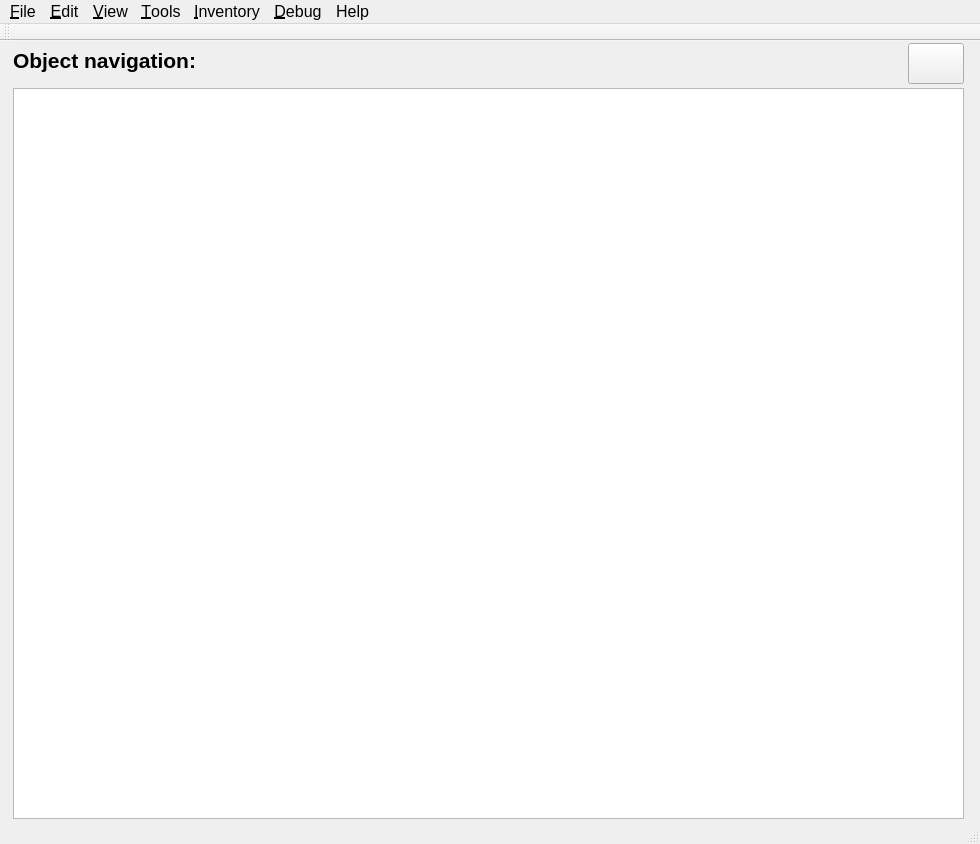
<?xml version="1.0" encoding="UTF-8"?>
<ui version="4.0">
 <class>MainWindow</class>
 <widget class="QMainWindow" name="MainWindow">
  <property name="windowModality">
   <enum>Qt::NonModal</enum>
  </property>
  <property name="geometry">
   <rect>
    <x>0</x>
    <y>0</y>
    <width>980</width>
    <height>844</height>
   </rect>
  </property>
  <property name="sizePolicy">
   <sizepolicy hsizetype="Preferred" vsizetype="Preferred">
    <horstretch>10</horstretch>
    <verstretch>10</verstretch>
   </sizepolicy>
  </property>
  <property name="font">
   <font>
    <pointsize>12</pointsize>
   </font>
  </property>
  <property name="windowTitle">
   <string>myRailIO</string>
  </property>
  <property name="windowIcon">
   <iconset>
    <normaloff>../icons/myRailIO.png</normaloff>../icons/myRailIO.png</iconset>
  </property>
  <property name="whatsThis">
   <string>Main myRailIO navigation dialog</string>
  </property>
  <widget class="QWidget" name="centralwidget">
   <widget class="QLabel" name="label">
    <property name="geometry">
     <rect>
      <x>13</x>
      <y>-1</y>
      <width>421</width>
      <height>41</height>
     </rect>
    </property>
    <property name="font">
     <font>
      <pointsize>18</pointsize>
     </font>
    </property>
    <property name="text">
     <string>&lt;html&gt;&lt;head/&gt;&lt;body&gt;&lt;p&gt;&lt;span style=&quot; font-size:16pt; font-weight:600;&quot;&gt;Object navigation:&lt;/span&gt;&lt;/p&gt;&lt;/body&gt;&lt;/html&gt;</string>
    </property>
   </widget>
   <widget class="QLabel" name="label_9">
    <property name="geometry">
     <rect>
      <x>462</x>
      <y>308</y>
      <width>41</width>
      <height>16</height>
     </rect>
    </property>
    <property name="text">
     <string>Details:</string>
    </property>
   </widget>
   <widget class="QLabel" name="label_4">
    <property name="geometry">
     <rect>
      <x>260</x>
      <y>300</y>
      <width>71</width>
      <height>31</height>
     </rect>
    </property>
    <property name="text">
     <string>Operational state:</string>
    </property>
    <property name="wordWrap">
     <bool>true</bool>
    </property>
   </widget>
   <widget class="QLineEdit" name="sensOpStateSummaryLineEdit">
    <property name="geometry">
     <rect>
      <x>334</x>
      <y>307</y>
      <width>71</width>
      <height>19</height>
     </rect>
    </property>
    <property name="text">
     <string/>
    </property>
    <property name="readOnly">
     <bool>true</bool>
    </property>
   </widget>
   <widget class="QTreeView" name="topMoMTree">
    <property name="geometry">
     <rect>
      <x>13</x>
      <y>47</y>
      <width>951</width>
      <height>731</height>
     </rect>
    </property>
    <property name="sizePolicy">
     <sizepolicy hsizetype="Expanding" vsizetype="Expanding">
      <horstretch>0</horstretch>
      <verstretch>0</verstretch>
     </sizepolicy>
    </property>
    <property name="sizeIncrement">
     <size>
      <width>1</width>
      <height>1</height>
     </size>
    </property>
    <property name="cursor" stdset="0">
     <cursorShape>ArrowCursor</cursorShape>
    </property>
    <property name="verticalScrollBarPolicy">
     <enum>Qt::ScrollBarAsNeeded</enum>
    </property>
    <property name="horizontalScrollBarPolicy">
     <enum>Qt::ScrollBarAsNeeded</enum>
    </property>
    <attribute name="headerVisible">
     <bool>false</bool>
    </attribute>
   </widget>
   <widget class="QPushButton" name="alarmPushButton">
    <property name="geometry">
     <rect>
      <x>908</x>
      <y>2</y>
      <width>56</width>
      <height>41</height>
     </rect>
    </property>
    <property name="whatsThis">
     <string>Color of alarm bell represents the currently most severe active alarm: Red: A-level alarm, Orange: B-Level alarm, Yellow: C-Level alarm, Grey: No active alarm</string>
    </property>
    <property name="text">
     <string/>
    </property>
   </widget>
  </widget>
  <widget class="QMenuBar" name="menubar">
   <property name="geometry">
    <rect>
     <x>0</x>
     <y>0</y>
     <width>980</width>
     <height>18</height>
    </rect>
   </property>
   <widget class="QMenu" name="menuFile">
    <property name="title">
     <string>&amp;File</string>
    </property>
    <addaction name="actionOpenConfig"/>
    <addaction name="actionSaveConfig"/>
    <addaction name="actionSaveConfigAs"/>
    <addaction name="separator"/>
    <addaction name="autoLoadPreferences"/>
    <addaction name="separator"/>
   </widget>
   <widget class="QMenu" name="menuEdit">
    <property name="title">
     <string>&amp;Edit</string>
    </property>
    <addaction name="actionEdit"/>
    <addaction name="actionRemove"/>
    <addaction name="actionChange"/>
    <addaction name="separator"/>
    <addaction name="actionCopy"/>
    <addaction name="actionPaste"/>
    <addaction name="actionFind"/>
    <addaction name="separator"/>
    <addaction name="actionmyRailIO_preferences"/>
    <addaction name="actiongit_preferences"/>
   </widget>
   <widget class="QMenu" name="menuTools">
    <property name="title">
     <string>&amp;Tools</string>
    </property>
    <addaction name="separator"/>
   </widget>
   <widget class="QMenu" name="menuHelp">
    <property name="title">
     <string>Help</string>
    </property>
    <addaction name="actionAbout_myRailIO"/>
    <addaction name="actionSearch_for_help"/>
    <addaction name="separator"/>
    <addaction name="actionLicense"/>
    <addaction name="actionHow_to_contribute"/>
    <addaction name="actionSource"/>
    <addaction name="separator"/>
    <addaction name="actionUpgrading_JMRI"/>
   </widget>
   <widget class="QMenu" name="menuView">
    <property name="title">
     <string>&amp;View</string>
    </property>
    <addaction name="actionConfiguration"/>
    <addaction name="actionAlarms"/>
   </widget>
   <widget class="QMenu" name="menuDebug">
    <property name="title">
     <string>&amp;Debug</string>
    </property>
    <addaction name="actionOpenLogProp"/>
    <addaction name="actionOpen_Log_window"/>
   </widget>
   <widget class="QMenu" name="menuInventory">
    <property name="title">
     <string>&amp;Inventory</string>
    </property>
    <addaction name="separator"/>
    <addaction name="actionShow_DecoderInventory"/>
    <addaction name="actionShow_LightGroupInventory"/>
    <addaction name="actionShow_SensorInventory"/>
    <addaction name="actionShow_ActuatorInventory"/>
    <addaction name="separator"/>
    <addaction name="actionShow_AlarmInventory"/>
    <addaction name="separator"/>
    <addaction name="actiongitOpsVersions"/>
    <addaction name="separator"/>
   </widget>
   <addaction name="menuFile"/>
   <addaction name="menuEdit"/>
   <addaction name="menuView"/>
   <addaction name="menuTools"/>
   <addaction name="menuInventory"/>
   <addaction name="menuDebug"/>
   <addaction name="menuHelp"/>
  </widget>
  <widget class="QStatusBar" name="statusbar"/>
  <widget class="QToolBar" name="toolBar">
   <property name="windowTitle">
    <string>toolBar</string>
   </property>
   <attribute name="toolBarArea">
    <enum>TopToolBarArea</enum>
   </attribute>
   <attribute name="toolBarBreak">
    <bool>false</bool>
   </attribute>
  </widget>
  <action name="actionOpenConfig">
   <property name="icon">
    <iconset>
     <normaloff>../../../../../../../../.designer/.designer/OneDrive/Projects/ModelRailway/GenericJMRIdecoder/Gui/icons/gui_save_icon_157040.png</normaloff>../../../../../../../../.designer/.designer/OneDrive/Projects/ModelRailway/GenericJMRIdecoder/Gui/icons/gui_save_icon_157040.png</iconset>
   </property>
   <property name="text">
    <string>Open</string>
   </property>
  </action>
  <action name="actionSaveConfig">
   <property name="text">
    <string>Save</string>
   </property>
  </action>
  <action name="actionSaveConfigAs">
   <property name="text">
    <string>Save as</string>
   </property>
  </action>
  <action name="actionEdit">
   <property name="text">
    <string>Add</string>
   </property>
  </action>
  <action name="actionRemove">
   <property name="text">
    <string>Remove</string>
   </property>
  </action>
  <action name="actionChange">
   <property name="text">
    <string>Change</string>
   </property>
  </action>
  <action name="actionFind">
   <property name="text">
    <string>Find</string>
   </property>
  </action>
  <action name="actionOpenLogProp">
   <property name="text">
    <string>Set log properties</string>
   </property>
  </action>
  <action name="actionLog_2">
   <property name="text">
    <string>Log</string>
   </property>
  </action>
  <action name="actionOpen_Log_window">
   <property name="text">
    <string>Open Log window</string>
   </property>
  </action>
  <action name="actionAbout_myRailIO">
   <property name="text">
    <string>About myRailIO</string>
   </property>
  </action>
  <action name="actionSoftware_inventory">
   <property name="text">
    <string>Software inventory</string>
   </property>
  </action>
  <action name="actionSoftware_vesion_inventory">
   <property name="text">
    <string>Software vesion inventory</string>
   </property>
  </action>
  <action name="actionHardware_version_inventory">
   <property name="text">
    <string>Hardware version inventory</string>
   </property>
  </action>
  <action name="actionSystem_state_inventory">
   <property name="text">
    <string>System state inventory</string>
   </property>
  </action>
  <action name="actionLicense">
   <property name="text">
    <string>License</string>
   </property>
  </action>
  <action name="actionRestart">
   <property name="text">
    <string>Restart</string>
   </property>
  </action>
  <action name="actionBackup">
   <property name="text">
    <string>Backup</string>
   </property>
  </action>
  <action name="actionRestore">
   <property name="text">
    <string>Restore</string>
   </property>
  </action>
  <action name="actionLaunch_JMRI_UI">
   <property name="text">
    <string>Launch JMRI UI</string>
   </property>
  </action>
  <action name="actionmyRailIO_preferences">
   <property name="text">
    <string>myRailIO preferences</string>
   </property>
  </action>
  <action name="actionReplace">
   <property name="text">
    <string>Replace</string>
   </property>
  </action>
  <action name="actionSearch_for_help">
   <property name="text">
    <string>Search for help</string>
   </property>
  </action>
  <action name="actionHow_to_contribute">
   <property name="text">
    <string>How to contribute</string>
   </property>
  </action>
  <action name="actionSource">
   <property name="text">
    <string>Source</string>
   </property>
  </action>
  <action name="actionUpgrading_JMRI">
   <property name="text">
    <string>Upgrading JMRI</string>
   </property>
  </action>
  <action name="actionShow_DecoderInventory">
   <property name="text">
    <string>Show Decoders inventory</string>
   </property>
  </action>
  <action name="actionShow_LightGroupInventory">
   <property name="text">
    <string>Show Light groups inventory</string>
   </property>
  </action>
  <action name="actionShow_Satellite_Links">
   <property name="text">
    <string>Show Satellite Links inventory</string>
   </property>
  </action>
  <action name="actionShow_Satellites">
   <property name="text">
    <string>Show Satellites inventory</string>
   </property>
  </action>
  <action name="actionShow_SensorInventory">
   <property name="text">
    <string>Show Sensors inventory</string>
   </property>
  </action>
  <action name="actionShow_ActuatorInventory">
   <property name="text">
    <string>Show Actuators  inventory</string>
   </property>
  </action>
  <action name="actionSearch">
   <property name="text">
    <string>Search</string>
   </property>
  </action>
  <action name="actiongit_preferences">
   <property name="text">
    <string>gitOps preferences</string>
   </property>
  </action>
  <action name="actiongitOpsVersions">
   <property name="text">
    <string>Configuration gitVersions</string>
   </property>
  </action>
  <action name="autoLoadPreferences">
   <property name="text">
    <string>Auto-load preferences</string>
   </property>
  </action>
  <action name="actionRestart_2">
   <property name="text">
    <string>Restart</string>
   </property>
  </action>
  <action name="actionCopy">
   <property name="enabled">
    <bool>false</bool>
   </property>
   <property name="text">
    <string>Copy</string>
   </property>
  </action>
  <action name="actionPaste">
   <property name="enabled">
    <bool>false</bool>
   </property>
   <property name="text">
    <string>Paste</string>
   </property>
  </action>
  <action name="actionConfiguration">
   <property name="text">
    <string>Configuration</string>
   </property>
  </action>
  <action name="actionVersions">
   <property name="text">
    <string>Versions</string>
   </property>
  </action>
  <action name="actionAlarms">
   <property name="text">
    <string>Alarms</string>
   </property>
  </action>
  <action name="actionAlarm_inventory">
   <property name="text">
    <string>Alarm inventory</string>
   </property>
  </action>
  <action name="actionShow_AlarmInventory">
   <property name="text">
    <string>Alarms inventory</string>
   </property>
  </action>
 </widget>
 <resources/>
 <connections/>
</ui>
